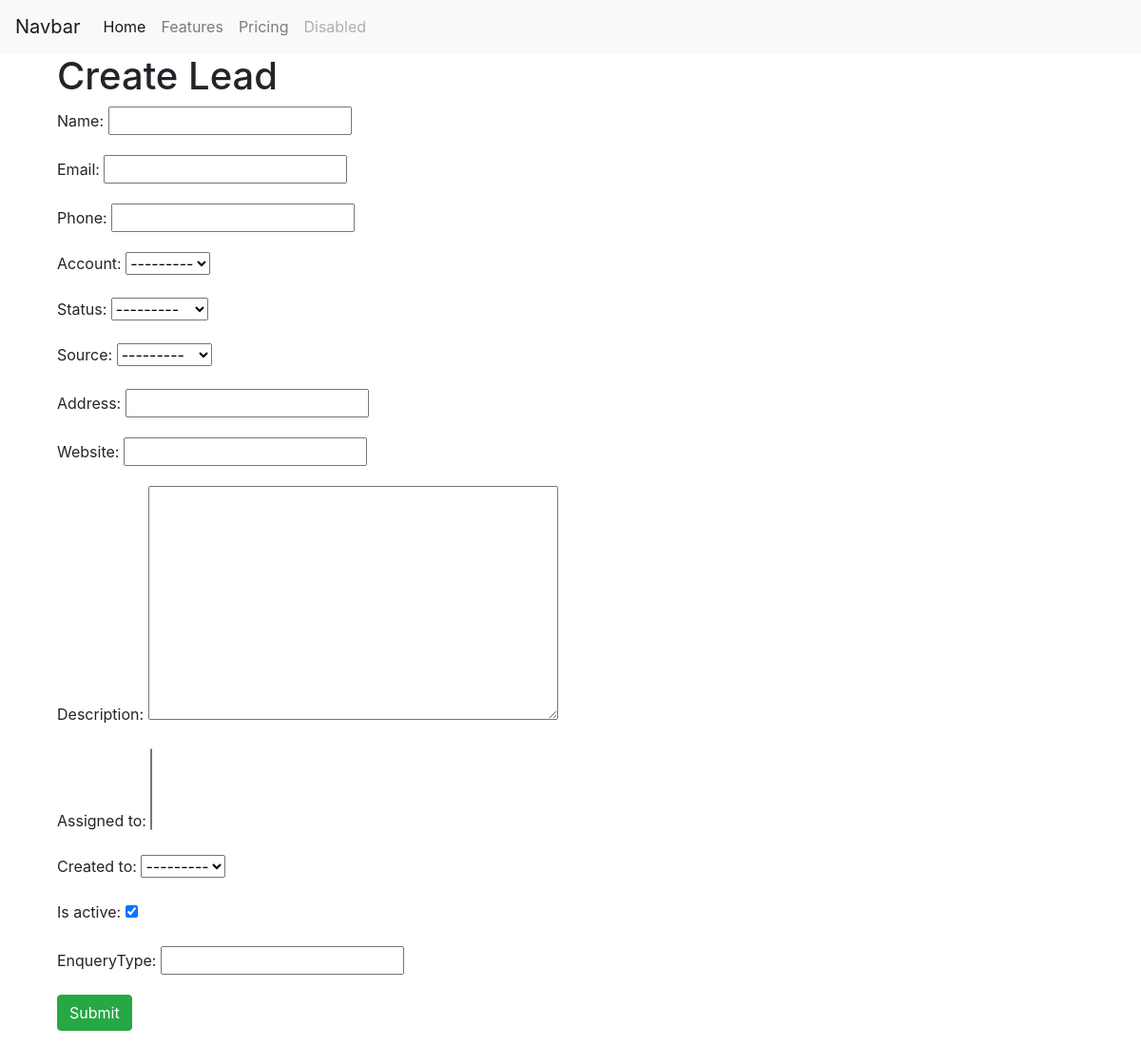
The app's page /leads/create/, older data.
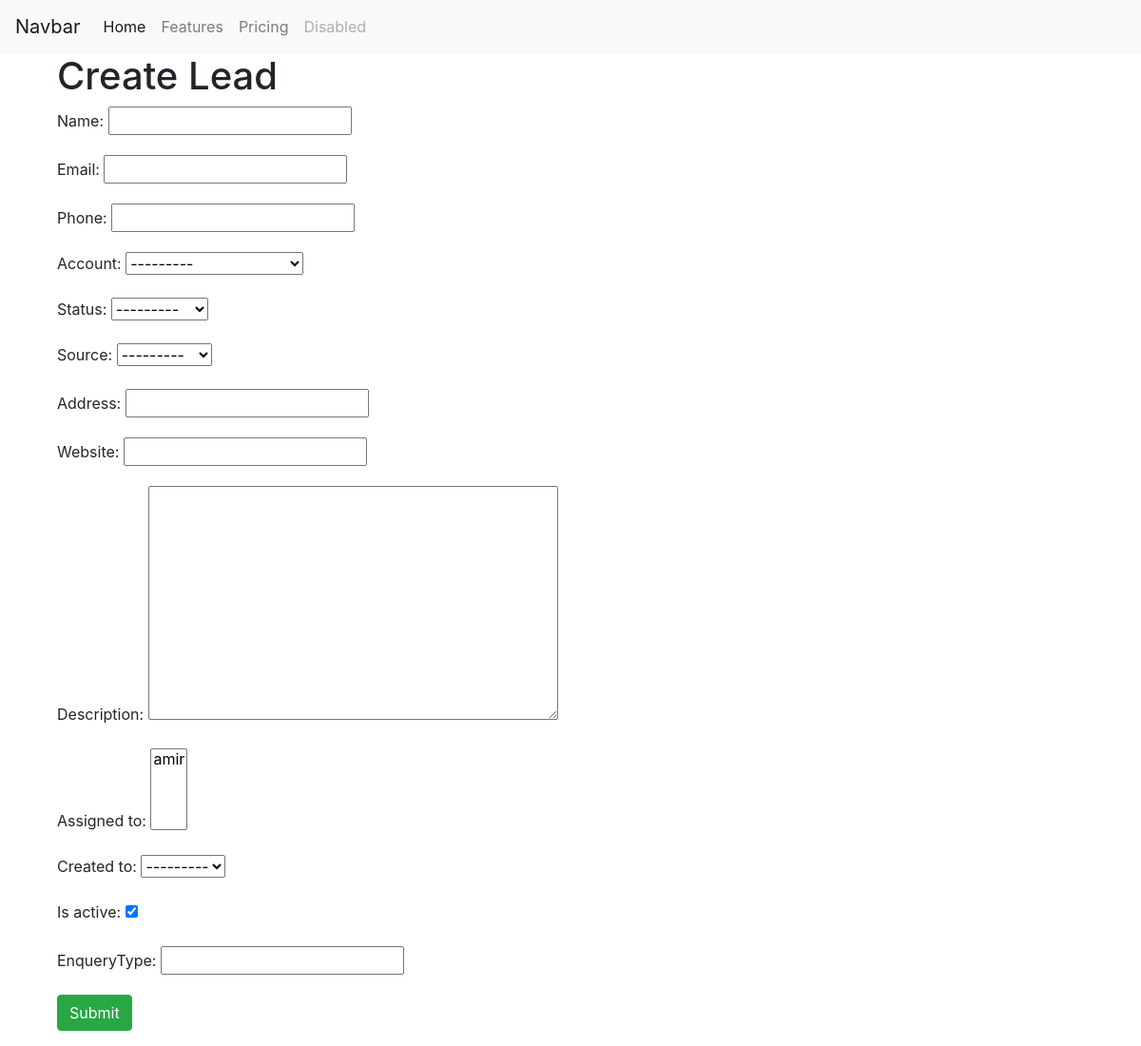
The same page, newer data.
### Account/models.py (models this page shows)
class Account(models.Model):
    name = models.CharField(max_length=200,blank=True)
    emai = models.EmailField(max_length=254)
    phone = models.CharField(max_length=50)
    industry = models.CharField(max_length=50, choices=INDUSTRY_CHOICES)
    website = models.URLField(max_length=200)
    description = models.TextField()
    assigned_to = models.ManyToManyField(User, related_name='assigner')
    created_on  = models.DateTimeField(auto_now_add=False)
    is_active = models.BooleanField(default=True)
    def __str__(self):
        return self.name

### Lead/views.py (the view)
# urls.py: path('create/',LeadCreateView.as_view(), name='create'),
class LeadCreateView(CreateView):
    model = Lead
    template_name = 'lead/create.html'
    fields = ['name',"email","phone","account","status","source","address","website","description","assigned_to","created_to","is_active","enqueryType"]

### Lead/templates/lead/create.html (shortened to what this page needs)
{% extends 'base.html' %}
{% block content %}
    <div class="container">
        <h1> Create Lead </h1>
        <form class="form-group" method="POST">
            <div class="">
                {{ form.as_p }}
                <p><input type="submit" value="Submit"class="btn btn-success"></p>
            </div>
        </form>
    </div>
{% endblock %}

### Lead/templates/base.html (shortened to what this page needs)
<!DOCTYPE html>
<html lang="en">
<head>
    <link rel="stylesheet" href="https://cdn.jsdelivr.net/npm/bootstrap@4.6.0/dist/css/bootstrap.min.css">
</head>
<body>
    <nav class="navbar navbar-expand-lg navbar-light bg-light">
        <a class="navbar-brand" href="#">Navbar</a>
        <div class="collapse navbar-collapse" id="navbarNav">
          <ul class="navbar-nav">
            <li class="nav-item active">
              <a class="nav-link" href="#">Home <span class="sr-only">(current)</span></a>
            </li>
            <li class="nav-item">
              <a class="nav-link" href="#">Features</a>
            </li>
            <li class="nav-item">
              <a class="nav-link" href="#">Pricing</a>
            </li>
            <li class="nav-item">
              <a class="nav-link disabled" href="#" tabindex="-1" aria-disabled="true">Disabled</a>
            </li>
          </ul>
        </div>
      </nav>
      <div class="container">
          {% block content %}
          {% endblock %}
      </div>
</body>
</html>

Row changes from the older to the newer data that the page shows:
added Account: is_active "☑"
Text that changed along with them:
form field assigned_to: (not shown) → "amir"
form field is_active: "☑" → (not shown)
